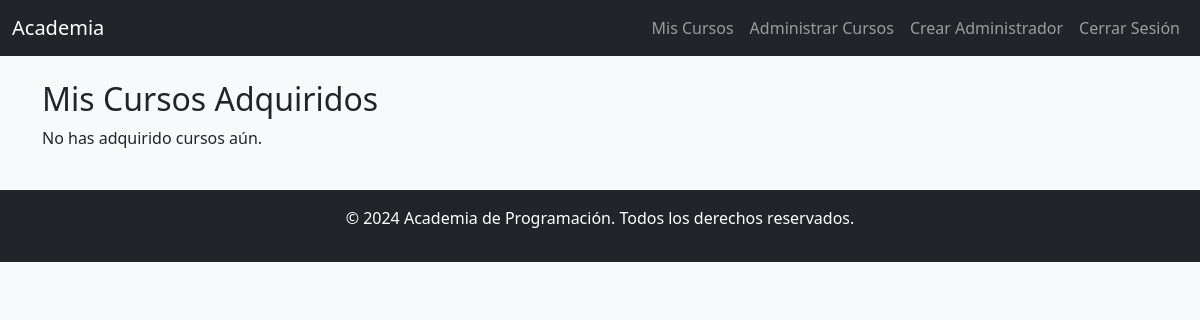
Page /my-courses (signed in) on the earlier database version.
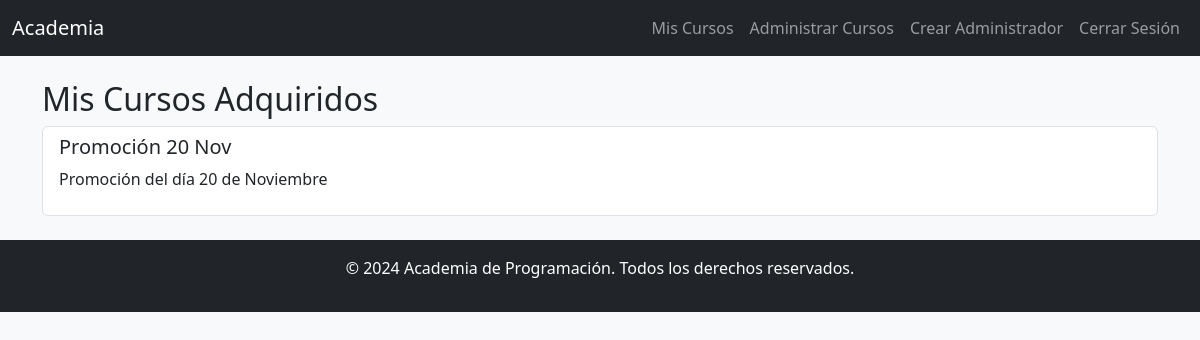
Same page on the later database version.
### app/models.py (models this page shows)
class Course(db.Model):
    id = db.Column(db.Integer, primary_key=True)
    name = db.Column(db.String(120), nullable=False)
    description = db.Column(db.Text, nullable=False)
    price = db.Column(db.Float, nullable=False)
    promo_image = db.Column(db.String(200), nullable=True)  # URL to the promotional image
    syllabus = db.Column(db.String(200), nullable=True)  # URL to the syllabus PDF
    start_date = db.Column(db.Date, nullable=True)  # Fecha de inicio
    class_days = db.Column(db.String(200), nullable=True)  # Días de clase
    class_time = db.Column(db.String(50), nullable=True)  # Horario

### app/routes.py (the view)
@bp.route("/my-courses")
def user_courses():
    if "user_id" not in session:
        flash("Inicia sesión para ver tus cursos.", "danger")
        return redirect(url_for("main.login"))
    user_id = session["user_id"]
    user_courses_ids = UserCourse.query.filter_by(user_id=user_id).all()
    user_courses = Course.query.filter(Course.id.in_([uc.course_id for uc in user_courses_ids])).all()
    return render_template("historial.html", courses=user_courses)

### app/templates/historial.html (shortened to what this page needs)
{% extends "base.html" %}
{% block content %}
<h2>Mis Cursos Adquiridos</h2>
<div class="list-group">
    {% for user_course in courses %}
    <div class="list-group-item">
        <h5>{{ user_course.name }}</h5>
        <p>{{ user_course.description }}</p>
    </div>
    {% else %}
    <p>No has adquirido cursos aún.</p>
    {% endfor %}
</div>
{% endblock %}

Differences in the rows shown:
added Course: name "Promoción 20 Nov", description "Promoción del día 20 de Noviembre"
Other differences:
text no longer shown: "No has adquirido cursos aún."
